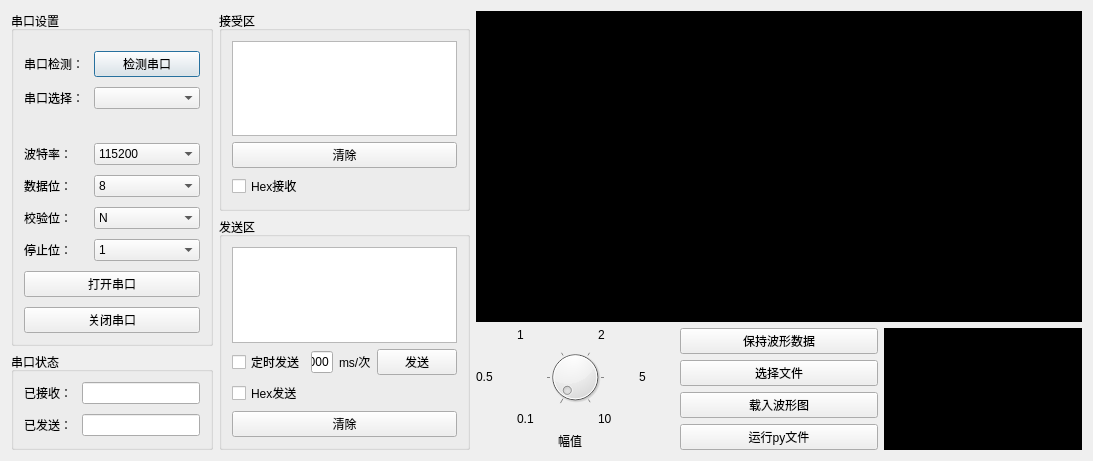
<?xml version="1.0" encoding="UTF-8"?>
<ui version="4.0">
 <class>Form</class>
 <widget class="QWidget" name="Form">
  <property name="geometry">
   <rect>
    <x>0</x>
    <y>0</y>
    <width>1093</width>
    <height>461</height>
   </rect>
  </property>
  <property name="windowTitle">
   <string>Form</string>
  </property>
  <layout class="QHBoxLayout" name="horizontalLayout_5" stretch="1,1,3">
   <item>
    <layout class="QVBoxLayout" name="verticalLayout_5">
     <item>
      <widget class="QGroupBox" name="formGroupBox">
       <property name="title">
        <string>串口设置</string>
       </property>
       <layout class="QFormLayout" name="formLayout">
        <property name="horizontalSpacing">
         <number>10</number>
        </property>
        <property name="verticalSpacing">
         <number>10</number>
        </property>
        <property name="leftMargin">
         <number>10</number>
        </property>
        <property name="topMargin">
         <number>10</number>
        </property>
        <property name="rightMargin">
         <number>10</number>
        </property>
        <property name="bottomMargin">
         <number>10</number>
        </property>
        <item row="0" column="0">
         <layout class="QHBoxLayout" name="horizontalLayout"/>
        </item>
        <item row="1" column="0">
         <widget class="QLabel" name="s1__lb_1">
          <property name="text">
           <string>串口检测：</string>
          </property>
         </widget>
        </item>
        <item row="1" column="1">
         <widget class="QPushButton" name="s1__box_1">
          <property name="text">
           <string>检测串口</string>
          </property>
          <property name="autoRepeatInterval">
           <number>100</number>
          </property>
          <property name="default">
           <bool>true</bool>
          </property>
         </widget>
        </item>
        <item row="2" column="0">
         <widget class="QLabel" name="s1__lb_2">
          <property name="text">
           <string>串口选择：</string>
          </property>
         </widget>
        </item>
        <item row="2" column="1">
         <widget class="QComboBox" name="s1__box_2"/>
        </item>
        <item row="3" column="0" colspan="2">
         <widget class="QLabel" name="state_label">
          <property name="text">
           <string/>
          </property>
          <property name="textFormat">
           <enum>Qt::AutoText</enum>
          </property>
          <property name="scaledContents">
           <bool>true</bool>
          </property>
          <property name="alignment">
           <set>Qt::AlignRight|Qt::AlignTrailing|Qt::AlignVCenter</set>
          </property>
         </widget>
        </item>
        <item row="4" column="0">
         <widget class="QLabel" name="s1__lb_3">
          <property name="text">
           <string>波特率：</string>
          </property>
         </widget>
        </item>
        <item row="4" column="1">
         <widget class="QComboBox" name="s1__box_3">
          <item>
           <property name="text">
            <string>115200</string>
           </property>
          </item>
          <item>
           <property name="text">
            <string>2400</string>
           </property>
          </item>
          <item>
           <property name="text">
            <string>4800</string>
           </property>
          </item>
          <item>
           <property name="text">
            <string>9600</string>
           </property>
          </item>
          <item>
           <property name="text">
            <string>14400</string>
           </property>
          </item>
          <item>
           <property name="text">
            <string>19200</string>
           </property>
          </item>
          <item>
           <property name="text">
            <string>38400</string>
           </property>
          </item>
          <item>
           <property name="text">
            <string>57600</string>
           </property>
          </item>
          <item>
           <property name="text">
            <string>76800</string>
           </property>
          </item>
          <item>
           <property name="text">
            <string>12800</string>
           </property>
          </item>
          <item>
           <property name="text">
            <string>230400</string>
           </property>
          </item>
          <item>
           <property name="text">
            <string>460800</string>
           </property>
          </item>
         </widget>
        </item>
        <item row="5" column="0">
         <widget class="QLabel" name="s1__lb_4">
          <property name="text">
           <string>数据位：</string>
          </property>
         </widget>
        </item>
        <item row="5" column="1">
         <widget class="QComboBox" name="s1__box_4">
          <item>
           <property name="text">
            <string>8</string>
           </property>
          </item>
          <item>
           <property name="text">
            <string>7</string>
           </property>
          </item>
          <item>
           <property name="text">
            <string>6</string>
           </property>
          </item>
          <item>
           <property name="text">
            <string>5</string>
           </property>
          </item>
         </widget>
        </item>
        <item row="6" column="0">
         <widget class="QLabel" name="s1__lb_5">
          <property name="text">
           <string>校验位：</string>
          </property>
         </widget>
        </item>
        <item row="6" column="1">
         <widget class="QComboBox" name="s1__box_5">
          <item>
           <property name="text">
            <string>N</string>
           </property>
          </item>
         </widget>
        </item>
        <item row="7" column="0">
         <widget class="QLabel" name="s1__lb_6">
          <property name="text">
           <string>停止位：</string>
          </property>
         </widget>
        </item>
        <item row="7" column="1">
         <widget class="QComboBox" name="s1__box_6">
          <item>
           <property name="text">
            <string>1</string>
           </property>
          </item>
         </widget>
        </item>
        <item row="8" column="0" colspan="2">
         <widget class="QPushButton" name="open_button">
          <property name="text">
           <string>打开串口</string>
          </property>
         </widget>
        </item>
        <item row="9" column="0" colspan="2">
         <widget class="QPushButton" name="close_button">
          <property name="text">
           <string>关闭串口</string>
          </property>
         </widget>
        </item>
       </layout>
      </widget>
     </item>
     <item>
      <widget class="QGroupBox" name="formGroupBox">
       <property name="title">
        <string>串口状态</string>
       </property>
       <layout class="QFormLayout" name="formLayout_2">
        <property name="horizontalSpacing">
         <number>10</number>
        </property>
        <property name="verticalSpacing">
         <number>10</number>
        </property>
        <property name="leftMargin">
         <number>10</number>
        </property>
        <property name="topMargin">
         <number>10</number>
        </property>
        <property name="rightMargin">
         <number>10</number>
        </property>
        <property name="bottomMargin">
         <number>10</number>
        </property>
        <item row="0" column="0">
         <widget class="QLabel" name="label">
          <property name="text">
           <string>已接收：</string>
          </property>
         </widget>
        </item>
        <item row="1" column="0">
         <widget class="QLabel" name="label_2">
          <property name="text">
           <string>已发送：</string>
          </property>
         </widget>
        </item>
        <item row="0" column="1">
         <widget class="QLineEdit" name="lineEdit"/>
        </item>
        <item row="1" column="1">
         <widget class="QLineEdit" name="lineEdit_2"/>
        </item>
       </layout>
      </widget>
     </item>
    </layout>
   </item>
   <item>
    <layout class="QVBoxLayout" name="verticalLayout_4">
     <item>
      <widget class="QGroupBox" name="verticalGroupBox">
       <property name="title">
        <string>接受区</string>
       </property>
       <layout class="QVBoxLayout" name="verticalLayout">
        <property name="leftMargin">
         <number>10</number>
        </property>
        <property name="topMargin">
         <number>10</number>
        </property>
        <property name="rightMargin">
         <number>10</number>
        </property>
        <property name="bottomMargin">
         <number>10</number>
        </property>
        <item>
         <widget class="QTextBrowser" name="s2__receive_text"/>
        </item>
        <item>
         <widget class="QPushButton" name="s2__clear_button">
          <property name="text">
           <string>清除</string>
          </property>
         </widget>
        </item>
        <item>
         <widget class="QCheckBox" name="hex_receive">
          <property name="text">
           <string>Hex接收</string>
          </property>
         </widget>
        </item>
       </layout>
      </widget>
     </item>
     <item>
      <widget class="QGroupBox" name="verticalGroupBox_2">
       <property name="title">
        <string>发送区</string>
       </property>
       <layout class="QVBoxLayout" name="verticalLayout_2">
        <property name="leftMargin">
         <number>10</number>
        </property>
        <property name="topMargin">
         <number>10</number>
        </property>
        <property name="rightMargin">
         <number>10</number>
        </property>
        <property name="bottomMargin">
         <number>10</number>
        </property>
        <item>
         <widget class="QTextEdit" name="s3__send_text">
          <property name="html">
           <string>&lt;!DOCTYPE HTML PUBLIC &quot;-//W3C//DTD HTML 4.0//EN&quot; &quot;http://www.w3.org/TR/REC-html40/strict.dtd&quot;&gt;
&lt;html&gt;&lt;head&gt;&lt;meta name=&quot;qrichtext&quot; content=&quot;1&quot; /&gt;&lt;style type=&quot;text/css&quot;&gt;
p, li { white-space: pre-wrap; }
&lt;/style&gt;&lt;/head&gt;&lt;body style=&quot; font-family:'SimSun'; font-size:9pt; font-weight:400; font-style:normal;&quot;&gt;
&lt;p style=&quot;-qt-paragraph-type:empty; margin-top:0px; margin-bottom:0px; margin-left:0px; margin-right:0px; -qt-block-indent:0; text-indent:0px;&quot;&gt;&lt;br /&gt;&lt;/p&gt;&lt;/body&gt;&lt;/html&gt;</string>
          </property>
         </widget>
        </item>
        <item>
         <layout class="QHBoxLayout" name="horizontalLayout_3">
          <item>
           <widget class="QCheckBox" name="timer_send_cb">
            <property name="text">
             <string>定时发送</string>
            </property>
           </widget>
          </item>
          <item>
           <widget class="QLineEdit" name="lineEdit_3">
            <property name="text">
             <string>1000</string>
            </property>
            <property name="alignment">
             <set>Qt::AlignRight|Qt::AlignTrailing|Qt::AlignVCenter</set>
            </property>
           </widget>
          </item>
          <item>
           <widget class="QLabel" name="dw">
            <property name="text">
             <string>ms/次</string>
            </property>
           </widget>
          </item>
          <item>
           <widget class="QPushButton" name="s3__send_button">
            <property name="text">
             <string>发送</string>
            </property>
           </widget>
          </item>
         </layout>
        </item>
        <item>
         <layout class="QVBoxLayout" name="verticalLayout_3">
          <item>
           <widget class="QCheckBox" name="hex_send">
            <property name="text">
             <string>Hex发送</string>
            </property>
           </widget>
          </item>
          <item>
           <widget class="QPushButton" name="s3__clear_button">
            <property name="text">
             <string>清除</string>
            </property>
           </widget>
          </item>
         </layout>
        </item>
       </layout>
      </widget>
     </item>
    </layout>
   </item>
   <item>
    <layout class="QVBoxLayout" name="verticalLayout_7" stretch="3,1">
     <item>
      <widget class="PlotWidget" name="watch_2">
       <property name="styleSheet">
        <string notr="true">background-color: rgb(0, 0, 0);</string>
       </property>
       <property name="text">
        <string/>
       </property>
      </widget>
     </item>
     <item>
      <layout class="QHBoxLayout" name="horizontalLayout_4">
       <item>
        <layout class="QGridLayout" name="gridLayout">
         <item row="2" column="1">
          <widget class="QLabel" name="label_5">
           <property name="text">
            <string>0.1</string>
           </property>
          </widget>
         </item>
         <item row="0" column="3">
          <widget class="QLabel" name="label_8">
           <property name="text">
            <string>2</string>
           </property>
          </widget>
         </item>
         <item row="3" column="2">
          <widget class="QLabel" name="label_3">
           <property name="text">
            <string>幅值</string>
           </property>
          </widget>
         </item>
         <item row="1" column="0">
          <widget class="QLabel" name="label_6">
           <property name="text">
            <string>0.5</string>
           </property>
          </widget>
         </item>
         <item row="1" column="4">
          <widget class="QLabel" name="label_9">
           <property name="text">
            <string>5</string>
           </property>
          </widget>
         </item>
         <item row="2" column="3">
          <widget class="QLabel" name="label_10">
           <property name="text">
            <string>10</string>
           </property>
          </widget>
         </item>
         <item row="0" column="1">
          <widget class="QLabel" name="label_7">
           <property name="text">
            <string>1</string>
           </property>
          </widget>
         </item>
         <item row="1" column="1" colspan="3">
          <widget class="QDial" name="kedu">
           <property name="maximum">
            <number>5</number>
           </property>
           <property name="wrapping">
            <bool>false</bool>
           </property>
           <property name="notchesVisible">
            <bool>true</bool>
           </property>
          </widget>
         </item>
        </layout>
       </item>
       <item>
        <layout class="QVBoxLayout" name="verticalLayout_6">
         <item>
          <widget class="QPushButton" name="savebut">
           <property name="text">
            <string>保持波形数据</string>
           </property>
          </widget>
         </item>
         <item>
          <widget class="QPushButton" name="choosefile">
           <property name="text">
            <string>选择文件</string>
           </property>
          </widget>
         </item>
         <item>
          <widget class="QPushButton" name="playbut">
           <property name="text">
            <string>载入波形图</string>
           </property>
          </widget>
         </item>
         <item>
          <widget class="QPushButton" name="py_but">
           <property name="text">
            <string>运行py文件</string>
           </property>
          </widget>
         </item>
        </layout>
       </item>
       <item>
        <widget class="GraphicsLayoutWidget" name="watch">
         <property name="styleSheet">
          <string notr="true">background-color: rgb(0, 0, 0);</string>
         </property>
         <property name="text">
          <string/>
         </property>
        </widget>
       </item>
      </layout>
     </item>
    </layout>
   </item>
  </layout>
 </widget>
 <customwidgets>
  <customwidget>
   <class>GraphicsLayoutWidget</class>
   <extends>QLabel</extends>
   <header location="global">pyqtgraph.h</header>
  </customwidget>
  <customwidget>
   <class>PlotWidget</class>
   <extends>QLabel</extends>
   <header location="global">pyqtgraph.h</header>
  </customwidget>
 </customwidgets>
 <resources/>
 <connections/>
</ui>
